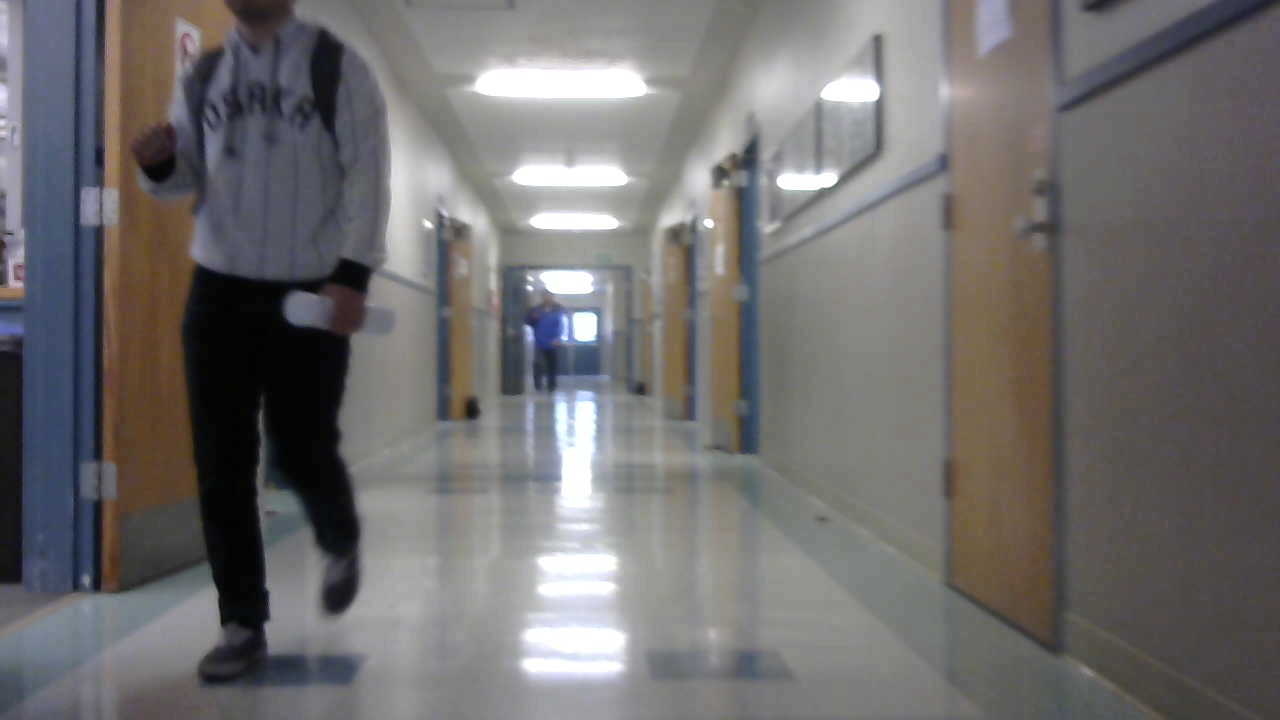
#> input picture hall1.jpg, 1280 x 720 px, given in place of the camera
$ python imageTest.py
#> lines starting #> are read from the running program, lines starting #| are printed output that depends on the picture
#!/usr/bin/env python3
__author__ = "Matthew Ng"

import serial
import numpy as np
import time
import cv2
import os
from matplotlib import pyplot as plt
from imutils.object_detection import non_max_suppression
import imutils
import csv

def intersect(p1_si, p2_si):
   if len(p1_si) != 2 and len(p2_si) != 2:
      print("Incorrect slope intercept form")
      return
   b = p2_si[1] - p1_si[1]
   s = p1_si[0] - p2_si[0]
   x = b/s
   y = p1_si[0]*x + p1_si[1]
   return (x, y)

def writeListToCSV(data):
   with open("eric.csv", 'w') as myfile:
      wr = csv.writer(myfile, quoting=csv.QUOTE_ALL)
      wr.writerow([int(x) for x in data])

csvlist = []

cap = cv2.VideoCapture(0)
fourcc = cv2.VideoWriter_fourcc(*'XVID')
out = cv2.VideoWriter('output.avi', fourcc, 20.0, (320, 240))
#hog oink
hog = cv2.HOGDescriptor()
hog.setSVMDetector(cv2.HOGDescriptor_getDefaultPeopleDetector())

while (cap.isOpened()):
   #image testing
   #frame = cv2.imread('hall4.jpg')
   ret, frame = cap.read()
#> frame is the input picture: shape (720, 1280, 3); mean B, G, R 110.2, 110.1, 112.2

   (rects, weights) = hog.detectMultiScale(frame, winStride=(8,8),padding=(16,16),scale=1.05)
#> rects = (); weights = ()
   rects = np.array([[x/2,y/2,(x+w)/2,(y+h)/2] for (x,y,w,h) in rects])
#> rects = empty array
   pick = non_max_suppression(rects, probs=None, overlapThresh=0.65)
#> pick = []
   pick = []
   frame = cv2.resize(frame, (0,0), fx=0.5, fy=0.5)
#> frame: shape (360, 640, 3)
   height, width, channels = frame.shape
#> height = 360; width = 640; channels = 3
   frame = cv2.GaussianBlur(frame, (3,3),0)
   slopeIntercept = []
   newIntersects = []
   lineIntersects = []

   #our operations on the frame come here
   gray = cv2.cvtColor(frame, cv2.COLOR_RGB2GRAY)
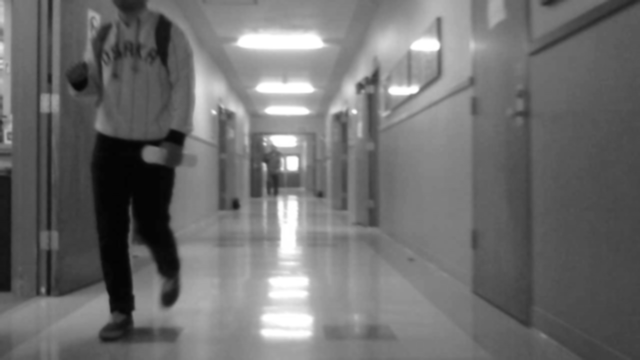
#> gray: shape (360, 640); min 3, max 255, mean 110.5
   edges = cv2.Canny(gray, 50, 150)
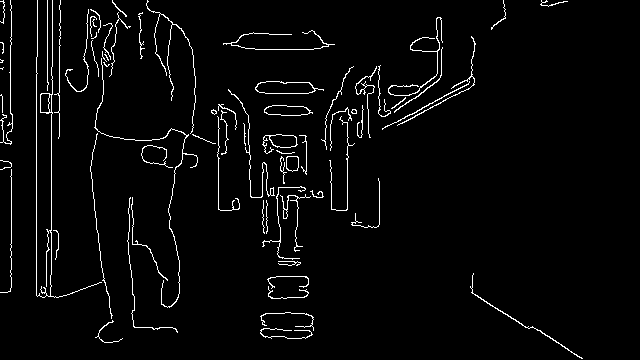
#> edges: shape (360, 640); 3.2% white in thin lines or dots
   for(x1,y1,x2,y2) in pick:
      cv2.rectangle(edges, (x1,y1), (x2,y2), 0,thickness=-1)
   lines = cv2.HoughLinesP(edges, rho=1, theta=np.pi/180, threshold=(50 - len(pick)*3), minLineLength=50, maxLineGap=30)
#> lines = 39 rows, first 6: [36, 295, 36, 57], [51, 296, 51, 67], [11, 287, 11, 113], [347, 147, 474, 80], [478, 297, 582, 358], [59, 136, 59, 5]

   for xa,ya,xb,yb in pick:
      lines = [[(x1,y1,x2,y2) for x1,y1,x2,y2 in line if not ((xa < x1 and x1 < xb and xa < x2 and x2 < xb)and(ya<y1 and y1<yb and ya<y2 and y2<yb)) ] for line in lines]

   for line in lines:
      for x1,y1,x2,y2 in line:
         cv2.line(frame, (x1,y1), (x2,y2), (0,255,0),2)
         if x2-x1 == 0:
            continue
         slope = (y2-y1)/(x2-x1)
         intercept = y1 - x1*slope
         slopeIntercept.append([slope,intercept])
#> this loop made 39 passes
#> line on passes 1 to 12: [[36, 295, 36, 57]], [[51, 296, 51, 67]], [[11, 287, 11, 113]], [[347, 147, 474, 80]], [[478, 297, 582, 358]], [[59, 136, 59, 5]], [[10, 176, 10, 0]], [[47, 113, 47, 0]], [[218, 209, 218, 104]], [[348, 143, 438, 80]], [[397, 125, 470, 87]], [[225, 142, 366, 227]]
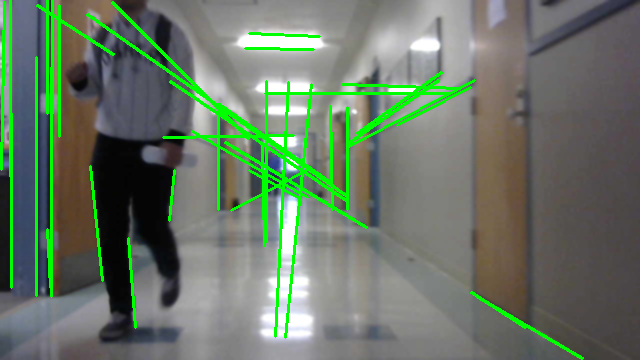
#> frame: shape (360, 640, 3); mean B, G, R 102.1, 119, 104.4
#> after the loop, slopeIntercept = 29 pairs, first value -55.67 to 51.5, second value -16889 to 5709.1

   #align the horizon line
   #slopeIntercept.append([0, height/2])
   cv2.line(frame, (0, round(height/2)), (width, round(height/2)), (0, 0, 255), 2)

   slopeIntercept = [x for x in slopeIntercept if (abs(x[0]) > 0.1 and abs(x[0]) < 9)] #eliminate lines close to zero
#> slopeIntercept = [[-0.528, 330.1], [0.587, 16.63], [-0.7, 386.6], [-0.521, 331.7], [0.603, 6.36], [0.678, -34.25], [0.7, -46.9], [0.574, 20.81], [-0.726, 392.2], [0.648, -13.28], [0.56, 30.56], [1, -110], [-0.533, 333.2], [0.645, -18.86], [0.703, -49.89]]
   [cv2.line(frame, (0, int(x[1])), (1000, int(x[0]*1000 + x[1])), (0,0,255), 2) for x in slopeIntercept]

   #calculate intersects
   for i, si1 in enumerate(slopeIntercept):
      for si2 in slopeIntercept[i+1:]:
         if abs(si1[0] - si2[0]) > 0.5:
            lineIntersects.append(intersect(si1, si2))
#> this loop made 15 passes
#> si1 on passes 1 to 12: [-0.528, 330.1], [0.587, 16.63], [-0.7, 386.6], [-0.521, 331.7], [0.603, 6.36], [0.678, -34.25], [0.7, -46.9], [0.574, 20.81], [-0.726, 392.2], [0.648, -13.28], [0.56, 30.56], [1, -110]
#> after the loop, lineIntersects = 50 pairs, first value 275.4 to 311.9, second value 167.1 to 188.8

   #gets rid of intersects in the top 1/3 or bottom 1/3 of the image
   lineIntersects = [li for li in lineIntersects if (li[1] > height/3 and li[1] < height*2/3)]

   [cv2.circle(frame, (int(intersect[0]), int(intersect[1])), 10, (255, 0, 0), -1) for intersect in lineIntersects]

   numIntersects = len(lineIntersects)
#> numIntersects = 50
   if numIntersects != 0:
      sum_x = sum([x[0] for x in lineIntersects])
#> sum_x = 14718.2
      sum_y = sum([y[1] for y in lineIntersects])
#> sum_y = 8879.3
      avg_x = int(sum_x/numIntersects)
#> avg_x = 294
      avg_y = int(sum_y/numIntersects)
#> avg_y = 177

      color_x = avg_x if avg_x < width else width
#> color_x = 294
      color_x = color_x if color_x > 0 else 0

      #print(int(255/width*color_x))
      speed = chr(int(255/width*color_x))
#> speed = 'u'

      color_x = 2*abs(width/2 - color_x)
#> color_x = 52
      #this is where the avg circle is drawn
      cv2.circle(frame, (avg_x, avg_y), 10, (0, 255, 0), -1)
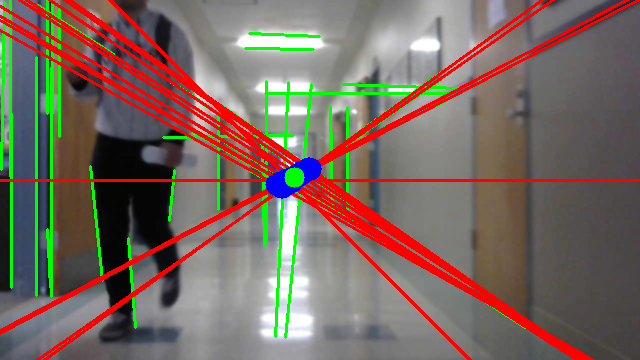
#> frame: shape (360, 640, 3); mean B, G, R 95.4, 104.7, 121.5
      csvlist.append(avg_x)

   for(x1,y1,x2,y2) in pick:
      cv2.rectangle(frame, (x1,y1), (x2,y2), (25, 25, 25),thickness=2)

   if cv2.waitKey(1) & 0xFF == ord('q'):
#> (key q is pressed here)
      break
   #display the resulting frame
   cv2.imshow('frame', frame)
   out.write(frame)


writeListToCSV(csvlist)
cap.release()
out.release()
cv2.destroyAllWindows()

$ run again, on hall2.jpg
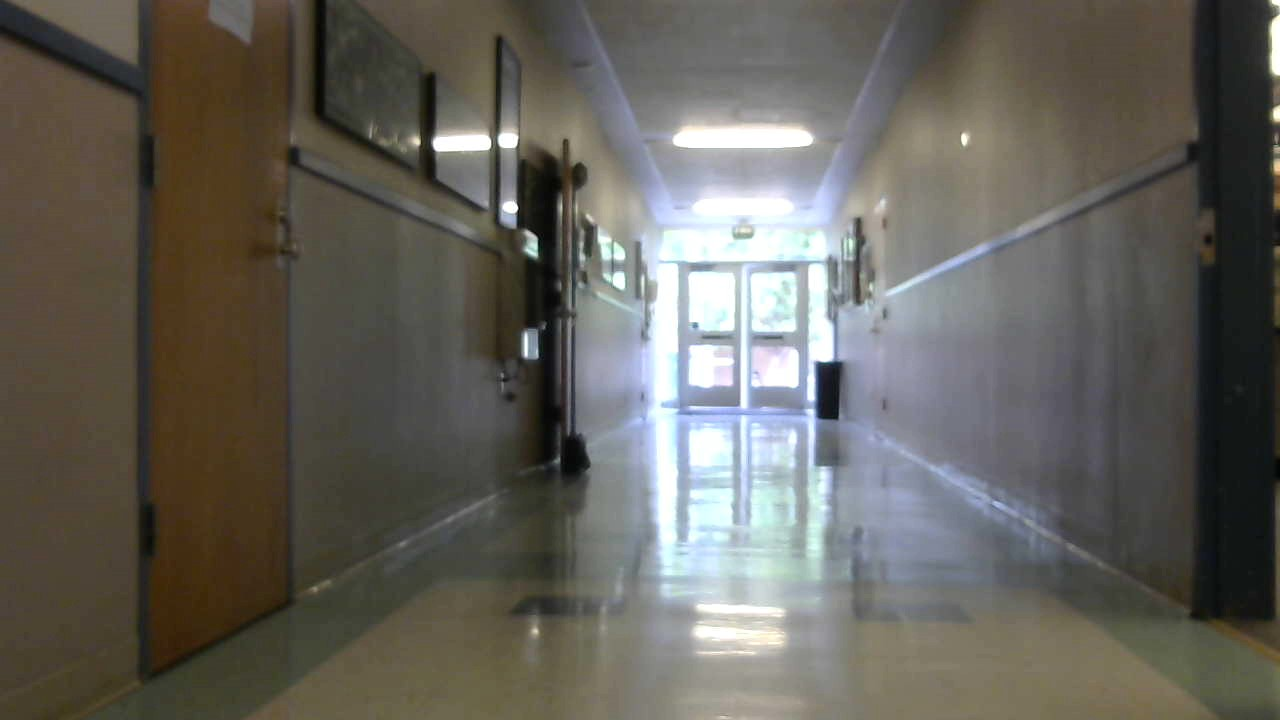
#> input picture hall2.jpg, 1280 x 720 px, given in place of the camera
#> frame is the input picture: shape (720, 1280, 3); mean B, G, R 91.1, 98.2, 100.8
#> `(rects, weights) = hog.detectMultiScale(frame, winStride=(8,8),padding..`: rects = ()
#> `rects = np.array([[x/2,y/2,(x+w)/2,(y+h)/2] for (x,y,w,h) in rects])`: rects = empty array
#> pick = []
#> `edges = cv2.Canny(gray, 50, 150)`:
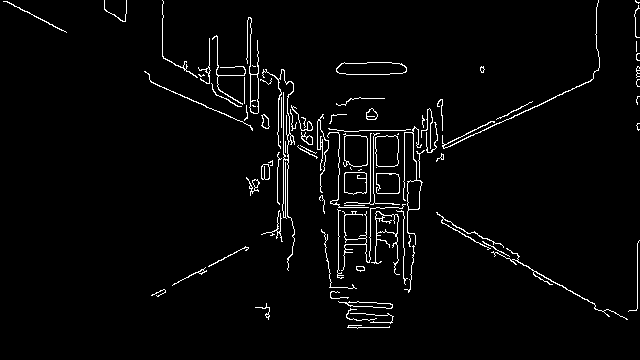
#> edges: shape (360, 640); 2.9% white in thin lines or dots
#> lines = 43 rows, first 6: [465, 236, 572, 291], [323, 205, 591, 80], [321, 161, 473, 239], [150, 81, 419, 200], [338, 301, 338, 105], [163, 58, 523, 265]
#> the loop `for line in lines:` made 43 passes
#> after the loop `for line in lines:`: slopeIntercept = 33 pairs, first value -103 to 73, second value -40957.5 to 41744
#> `slopeIntercept = [x for x in slopeIntercept if (abs(x[0]) > 0.1 and ab..`: slopeIntercept = 18 items, first 6: [0.514, -3.02], [-0.466, 355.7], [0.513, -3.72], [0.442, 14.64], [0.575, -35.72], [-0.511, 372.1]
#> the loop `for i, si1 in enumerate(slopeIntercept):` made 18 passes
#> si1 on passes 1 to 8: [0.514, -3.02], [-0.466, 355.7], [0.513, -3.72], [0.442, 14.64], [0.575, -35.72], [-0.511, 372.1], [0.577, -38.53], [-0.509, 372.4]
#> after the loop `for i, si1 in enumerate(slopeIntercept):`: lineIntersects = 59 pairs, first value 279.3 to 383.8, second value 121.9 to 230.1
#> numIntersects = 59
#> sum_x = 20639.4
#> sum_y = 10197.5
#> avg_x = 349
#> avg_y = 172
#> `color_x = avg_x if avg_x < width else width`: color_x = 349
#> `color_x = 2*abs(width/2 - color_x)`: color_x = 58
#> `cv2.circle(frame, (avg_x, avg_y), 10, (0, 255, 0), -1)`:
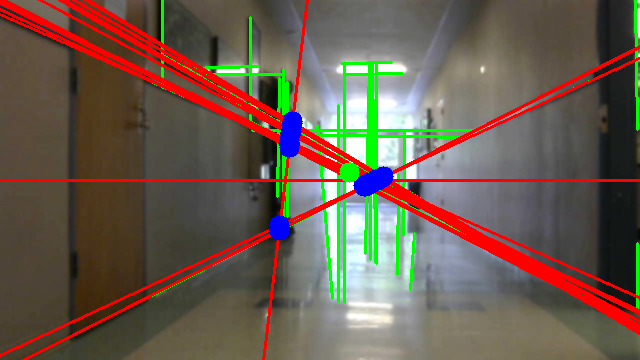
#> frame: shape (360, 640, 3); mean B, G, R 78.9, 92.4, 107.7

$ run again, on hall3.jpg
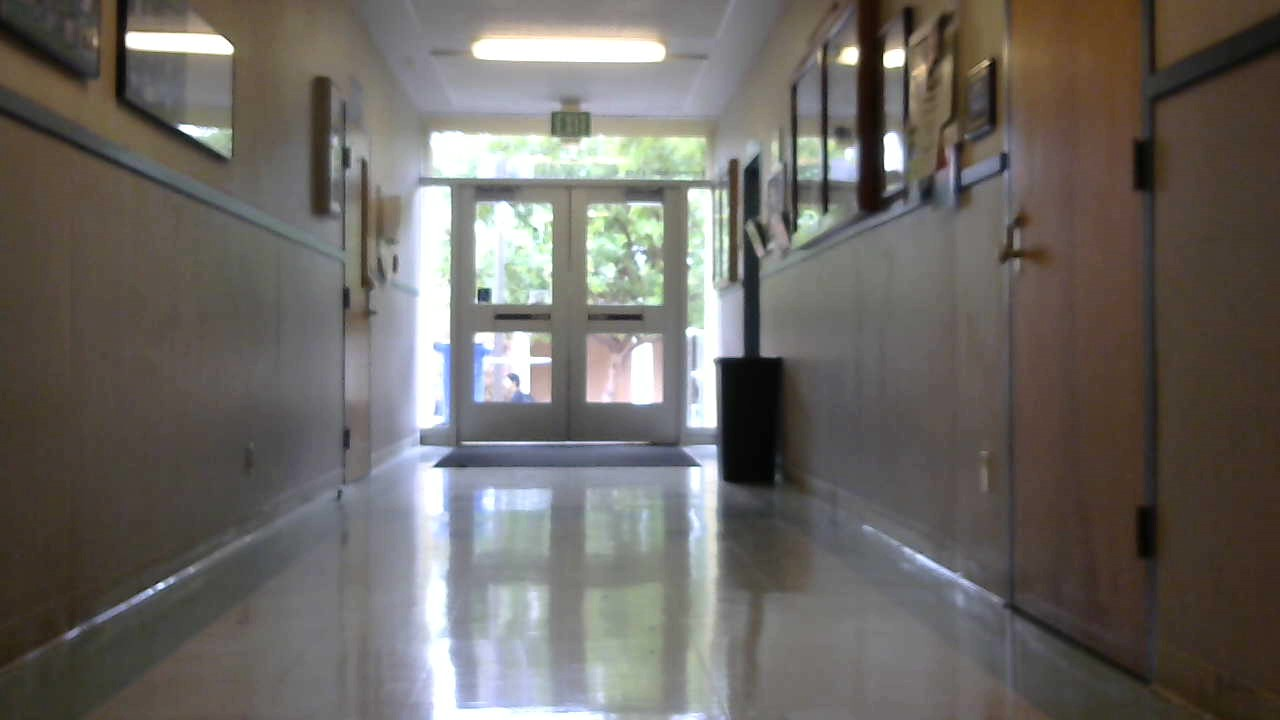
#> input picture hall3.jpg, 1280 x 720 px, given in place of the camera
#> frame is the input picture: shape (720, 1280, 3); mean B, G, R 100.3, 104.7, 108.7
#> `(rects, weights) = hog.detectMultiScale(frame, winStride=(8,8),padding..`: rects = [[666, 38, 82, 164]]; weights = [0.246]
#> `rects = np.array([[x/2,y/2,(x+w)/2,(y+h)/2] for (x,y,w,h) in rects])`: rects = [[333, 19, 374, 101]]
#> `edges = cv2.Canny(gray, 50, 150)`:
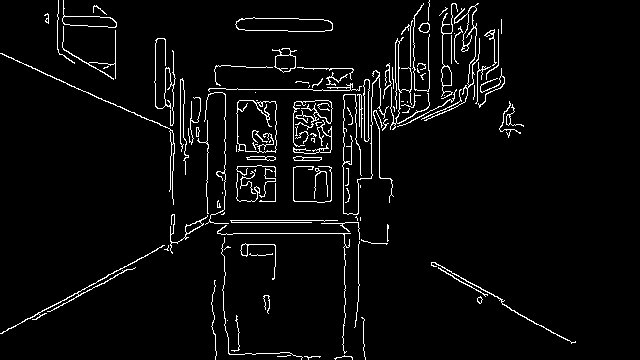
#> edges: shape (360, 640); 4.2% white in thin lines or dots
#> lines = 72 rows, first 6: [1, 333, 210, 222], [0, 53, 388, 226], [171, 220, 360, 220], [155, 89, 497, 89], [343, 247, 343, 68], [173, 233, 173, 51]
#> the loop `for line in lines:` made 72 passes
#> after the loop `for line in lines:`: slopeIntercept = 51 pairs, first value -86 to 80, second value -31558 to 31147
#> `slopeIntercept = [x for x in slopeIntercept if (abs(x[0]) > 0.1 and ab..`: slopeIntercept = 28 pairs, first value -1.38 to 0.607, second value 10.39 to 585.4
#> the loop `for i, si1 in enumerate(slopeIntercept):` made 28 passes
#> si1 on passes 1 to 8: [-0.531, 333.5], [0.446, 53], [-0.531, 332.2], [-0.51, 335.8], [0.552, 22.1], [0.55, 27.95], [0.574, 12.39], [-0.405, 264.9]
#> `cv2.circle(frame, (avg_x, avg_y), 10, (0, 255, 0), -1)`:
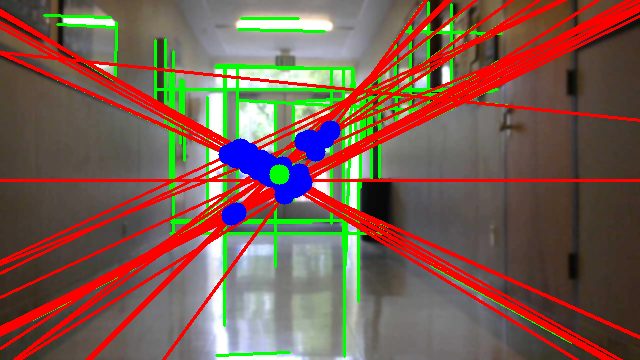
#> frame: shape (360, 640, 3); mean B, G, R 80.1, 91.8, 120.9

$ run again, on hall4.jpg
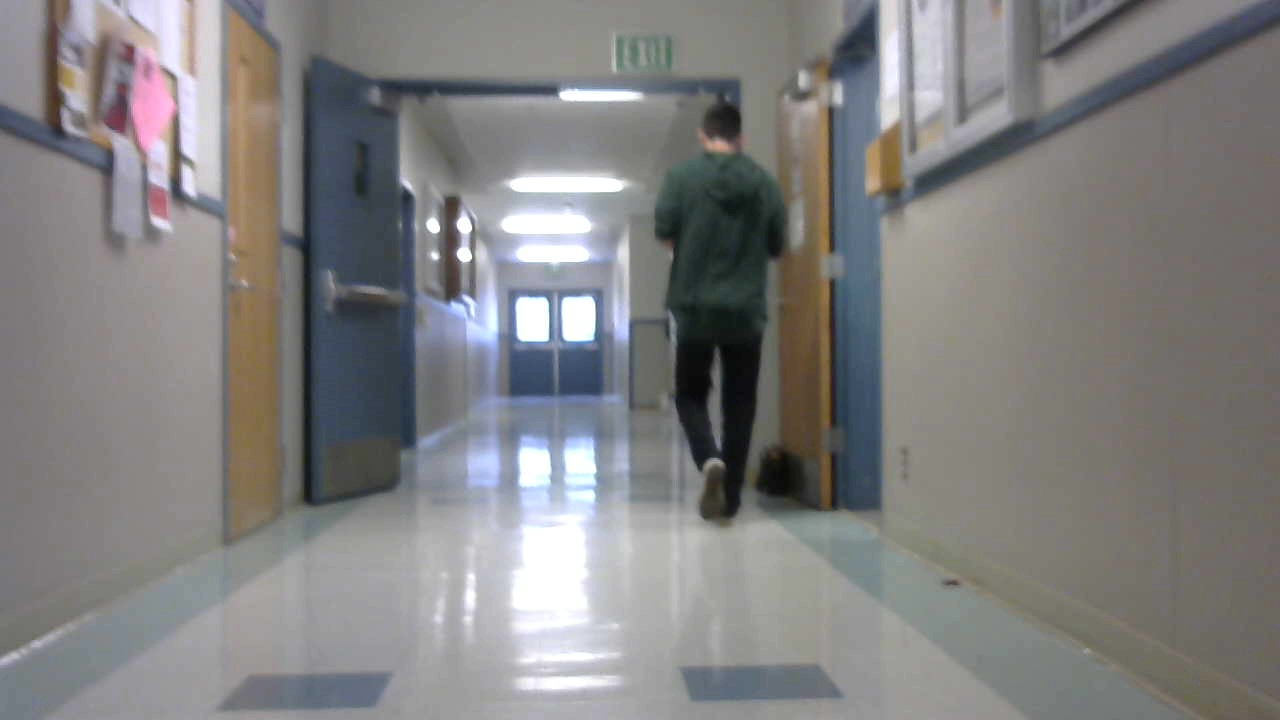
#> input picture hall4.jpg, 1280 x 720 px, given in place of the camera
#> frame is the input picture: shape (720, 1280, 3); mean B, G, R 128.6, 128.6, 129.5
#> `(rects, weights) = hog.detectMultiScale(frame, winStride=(8,8),padding..`: rects = [[401, 356, 178, 357], [584, 37, 274, 548]]; weights = [0.22, 2.26]
#> `rects = np.array([[x/2,y/2,(x+w)/2,(y+h)/2] for (x,y,w,h) in rects])`: rects = [[200.5, 178, 289.5, 356.5], [292, 18.5, 429, 292.5]]
#> pick = [[200, 178, 289, 356], [292, 18, 429, 292]]
#> `edges = cv2.Canny(gray, 50, 150)`:
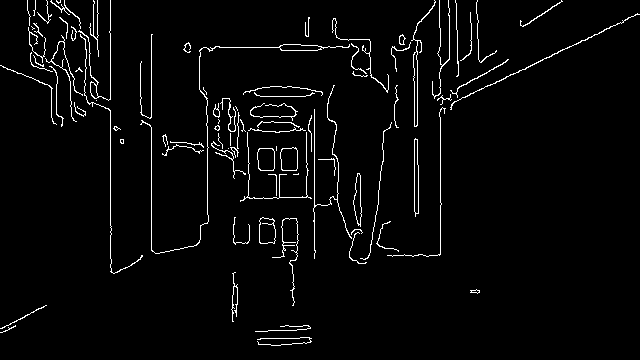
#> edges: shape (360, 640); 3.2% white in thin lines or dots
#> lines = 49 rows, first 6: [110, 271, 110, 0], [151, 250, 151, 34], [440, 254, 440, 28], [383, 136, 637, 13], [314, 258, 314, 90], [414, 211, 414, 32]
#> the loop `for line in lines:` made 49 passes
#> after the loop `for line in lines:`: slopeIntercept = 41 pairs, first value -28.5 to 104, second value -43259 to 6896
#> `slopeIntercept = [x for x in slopeIntercept if (abs(x[0]) > 0.1 and ab..`: slopeIntercept = 22 items, first 6: [-0.484, 321.5], [0.404, 65], [-0.486, 323.5], [-0.553, 341.1], [-0.544, 336.8], [0.528, 43.87]
#> the loop `for i, si1 in enumerate(slopeIntercept):` made 22 passes
#> si1 on passes 1 to 8: [-0.484, 321.5], [0.404, 65], [-0.486, 323.5], [-0.553, 341.1], [-0.544, 336.8], [0.528, 43.87], [-7, 2838], [-0.479, 325.9]
#> after the loop `for i, si1 in enumerate(slopeIntercept):`: lineIntersects = 131 pairs, first value 265.9 to 389.7, second value 110 to 239.7
#> `lineIntersects = [li for li in lineIntersects if (li[1] > height/3 and..`: lineIntersects = 128 pairs, first value 265.9 to 387.8, second value 123.7 to 239.7
#> numIntersects = 128
#> sum_x = 38427.1
#> sum_y = 23512.9
#> avg_x = 300
#> avg_y = 183
#> `color_x = avg_x if avg_x < width else width`: color_x = 300
#> speed = 'w'
#> `color_x = 2*abs(width/2 - color_x)`: color_x = 40
#> `cv2.circle(frame, (avg_x, avg_y), 10, (0, 255, 0), -1)`:
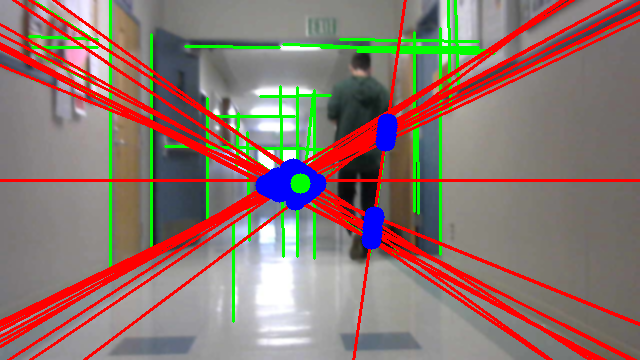
#> frame: shape (360, 640, 3); mean B, G, R 111.3, 117.7, 140
